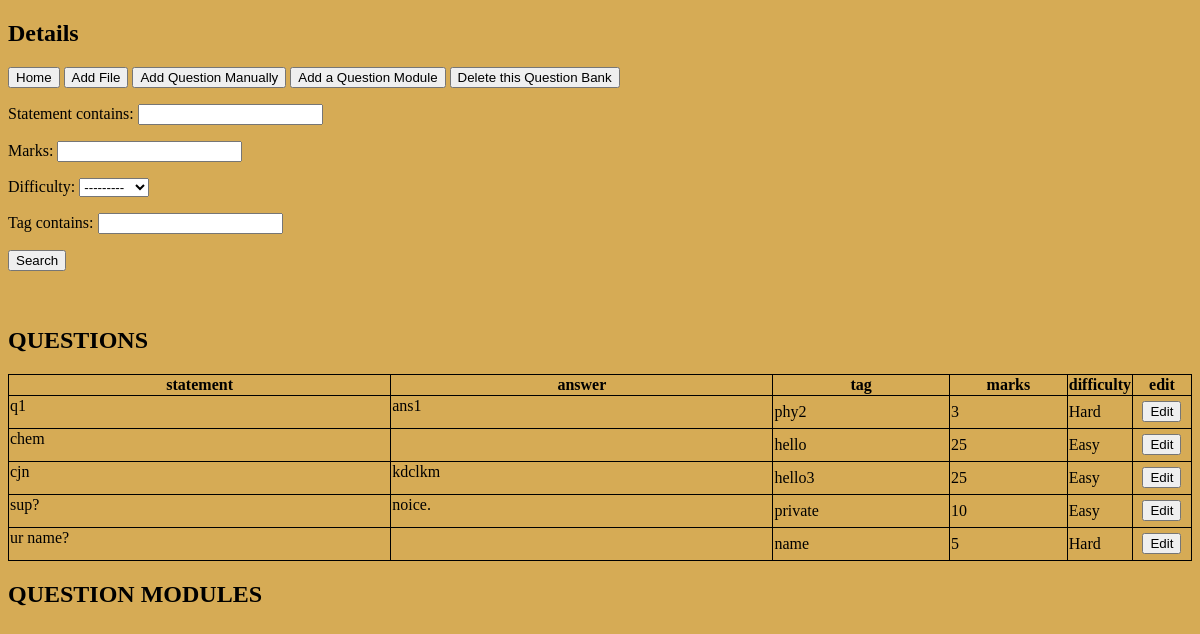
The app's page /detail_qb/qb1/ (signed in), older data.
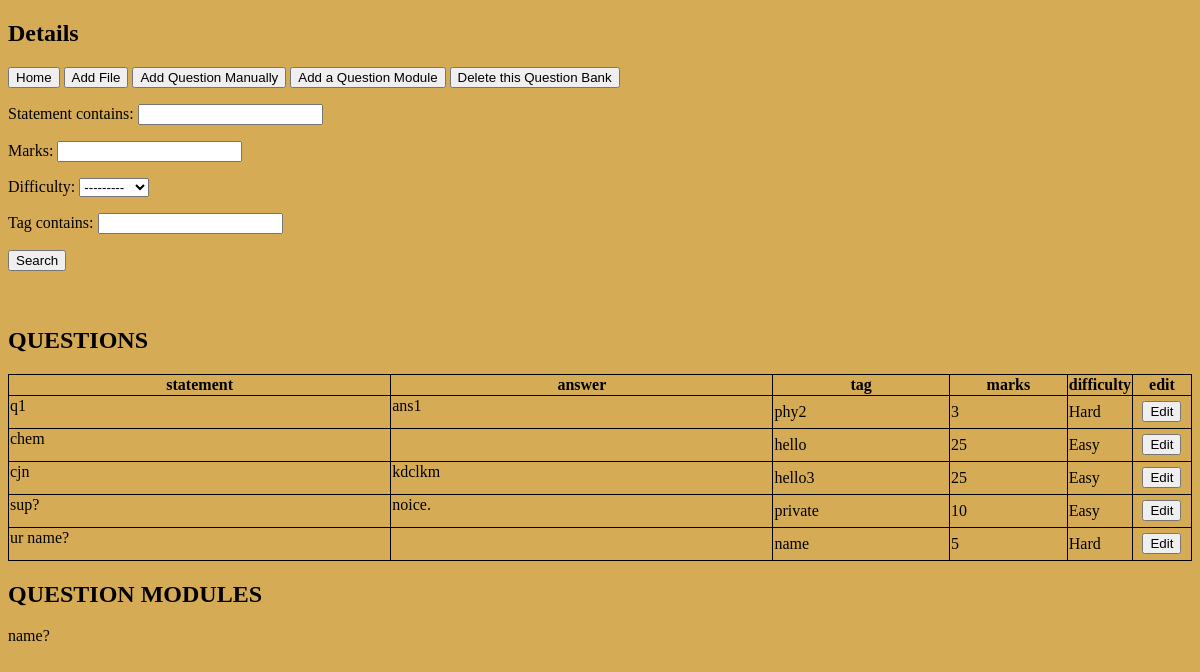
The same page, newer data.
### Home/models.py (models this page shows, shortened)
class Questions_Main(models.Model):
    EASY = 'Easy'
    MEDIUM = 'Medium'
    HARD = 'Hard'
    DIFFICULTY_CHOICES = [
        (EASY, 'Easy'),
        (MEDIUM, 'Medium'),
        (HARD, 'Hard'),
    ]
    username = models.CharField(max_length=150)
    qb_name = models.CharField(max_length=50)
    statement = models.TextField()
    answer = models.TextField(blank=True, null=True)
    marks = models.IntegerField()
    difficulty = models.CharField(max_length=100, choices=DIFFICULTY_CHOICES, default=EASY)
    tag = models.CharField(max_length=30)

class Question_Module(models.Model):
    username = models.CharField(max_length=150)
    qb_name = models.CharField(max_length=50)
    statement = models.TextField()
    marks = models.IntegerField()
    subquestions = models.IntegerField()
    ques_id_string = models.CharField(max_length=150)

### Home/views.py (the view)
# urls.py: path('detail_qb/<name>/', views.detail_qb, name='detail_qb'),
def detail_qb(request, name):
    qb_detail_list = Question_Banks_Main.objects.filter(username=request.user.username, name=name)[1:]
    ques_list = Questions_Main.objects.filter(username=request.user.username, qb_name=name)
    ques_module_list = Question_Module.objects.filter(username=request.user.username, qb_name=name)
    filter=QuestionsFilter(request.GET,queryset=ques_list)
    return render(request, 'detail_qb.html', {
        'filter':filter,
        'qb_detail_list': qb_detail_list,
        'ques_list': ques_list,
        'qb_name': name,
        'ques_module_list': ques_module_list
    })

### templates/detail_qb.html (shortened to what this page needs)
{% extends 'base.html' %}
{% block content %}
  <h2>Details</h2>
<span>
     <button><a href="{% url 'Home:qbList' %}">Home</a></button>
 </span>
 <span>
     <button><a href="{% url 'Home:upload_qbfile' name=qb_name %}">Add File</a></button>
 </span>
 <span>
     <button><a href="{% url 'Home:add_ques_manually' name=qb_name %}">Add Question Manually</a></button>
 </span>
 <span>
     <button><a href="{% url 'Home:add_ques_module' name=qb_name %}">Add a Question Module</a></button>
 </span>
 <span>
     <button><a href="{% url 'Home:delete_qb' name=qb_name %}">Delete this Question Bank</a></button>
 </span>
<form method="GET">
{{ filter.form.as_p }}
<button type="submit">Search</button>
</form>
<br><br>
<h2>QUESTIONS</h2>
<div class="container">
<table class="userss" style="width: 100%">
    <tr>
        <th class="stat">statement</th>
        <th class="ans">answer</th>
        <th class="tag">tag</th>
        <th class="marks">marks</th>
        <th class="diff">difficulty</th>
        <th class="ed">edit</th>
    </tr>
    {% for ques in filter.qs %}
    <tr>
        <td><div><a href="{% url 'Home:view_ques' id=ques.id %}" target="_blank">{{ ques.statement }}</a></div></td>
        <td><div><a href="{% url 'Home:view_ans' id=ques.id %}" target="_blank">{{ ques.answer }}</a></div></td>
        <td>{{ ques.tag }}</td>
        <td>{{ ques.marks }}</td>
        <td>{{ ques.difficulty }}</td>
        <td align="center"><button><a href="{% url 'Home:edit_ques' id=ques.id %}">Edit</a></button></td>
    </tr>
    {% endfor %}
</table>
</div>
<h2>QUESTION MODULES</h2>
{% for qm in ques_module_list %}
    <p><a href="{% url 'Home:ques_module_detail' id=qm.id %}">{{ qm.statement }}</a></p>
{% endfor %}
{% endblock %}

Row changes from the older to the newer data that the page shows:
added Question_Module: statement "name?"
